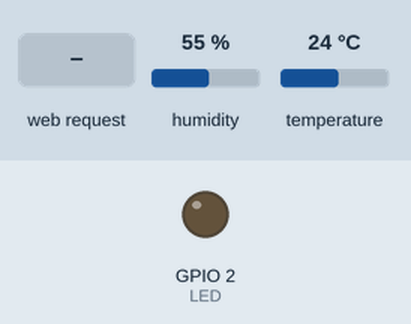
Recording of a sketch running on a simulated ESP8266 (NodeMCU). On the bench: output pins drawn as LEDs (lit = HIGH). The test bench sets the inputs (shaded band); at power-on: humidity 55 %, temperature 24 °C. WiFi joins after 1.5 s; servers stay silent unless stated; what the sketch prints to the serial monitor is not drawn.

Above: at 2.7 s.
2.8 s: HTTP request GET /readADC received
At 4.0 s:
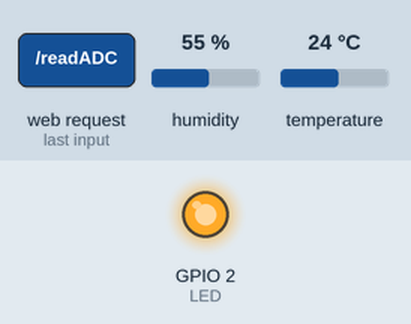
Timing chart, 0 to 5.8 s (numbered marks = the images above; inputs shaded):
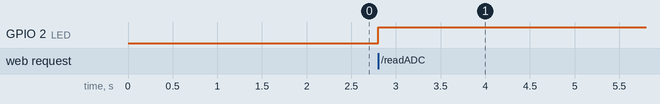

The sketch:

weather_2.ino
```cpp
#include <ESP8266WiFi.h>
#include <WiFiClient.h>
#include <ESP8266WebServer.h>
#include "C:\Users\YEhar\OneDrive\Documents\Arduino\weather_2\weather_2\index_1.h"
#include "C:\Users\YEhar\OneDrive\Documents\Arduino\weather_2\weather_2\DHT_sensor_library_for_ESPx-1.19.0\DHT_sensor_library_for_ESPx-1.19.0\DHTesp.h"
#define LED 2
#define DHTpin 14
DHTesp dht;
const char* ssid = "OnePlus Nord2 5G";
const char* password = "f6npqh9z";
ESP8266WebServer server(80);
void handleRoot()
{
 String s = MAIN_page;
 server.send(200, "text/html", s);
}
float humidity, temperature;
void handleADC()
{
  int rain = analogRead(A0);
  //Create JSON data
  String data = "{\"Rain\":\""+String(rain)+"\", \"Temperature\":\""+ String(temperature) +"\", \"Humidity\":\""+ String(humidity) +"\"}";
  digitalWrite(LED,!digitalRead(LED));
  server.send(200, "text/plane", data);
  delay(dht.getMinimumSamplingPeriod());
  humidity = dht.getHumidity();
  temperature = dht.getTemperature();
  Serial.print("H:");
  Serial.println(humidity);
  Serial.print("T:");
  Serial.println(temperature); //dht.toFahrenheit(temperature));
  Serial.print("R:");
  Serial.println(rain);
}
void setup()
{
  Serial.begin(115200);
  Serial.println();
  dht.setup(DHTpin, DHTesp::DHT11); //for DHT11 Connect DHT sensor to GPIO 17
  WiFi.begin(ssid, password);     //Connect to your WiFi router
  Serial.println("");
  pinMode(LED,OUTPUT);
  // Wait for connection
  while (WiFi.status() != WL_CONNECTED)
  {
    delay(500);
    Serial.print(".");
  }
  Serial.println("");
  Serial.print("Connected to ");
  Serial.println(ssid);
  Serial.print("IP address: ");
  Serial.println(WiFi.localIP());  //IP address assigned to your ESP
  server.on("/", handleRoot);      //Which routine to handle at root location. This is display page
  server.on("/readADC", handleADC); //This page is called by java Script AJAX
  server.begin();                  //Start server
  Serial.println("HTTP server started");
}
void loop()
{
  server.handleClient();          //Handle client requests
}
```

index_1.h
```cpp
const char MAIN_page[] PROGMEM = R"=====(
<!DOCTYPE html>
<html>
<head>
<title>Team Visionex</title>
</head>
<style>
@import url('https://fonts.googleapis.com/css2?family=Montserrat:wght@300&family=Roboto:wght@300&display=swap');
*{margin: 0;padding: 0;}
body{
  background:#00aaff;
  font-family:Montserrat,Arial,Roboto ;
}
h2{
  font-size:14px;
}
.widget{
  box-shadow:0 40px 10px 5px rgba(0,0,0,0.4);
  margin:100px auto;
  height: 330px;
  position: relative;
  width: 750px;
}
.upper{
  border-radius:5px 5px 0 0;
  background:#f5f5f5;
  height:200px;
  padding:20px;
}
.date{
  font-size:40px;
}
.year{
  font-size:30px;
  color:#000000;
}
.place{
  color:#222;
  font-size:40px;
}
.lower{
  background:#292826;
  border-radius:0 0 5px 5px;
  font-family:'Montserrat';
  font-weight:200;
  height:130px;
  width:100%;
}
.clock{
  background:#f7f9f9;
  border-radius:100%;
  box-shadow:0 0 0 15px #292826,0 10px 10px 5px rgba(0,0,0,0.3);
  height:150px;
  position:absolute;
  right:25px;
  top:-35px;
  width:150px;
}
.hour{
  background:#292826;
  height:50px;
  left:50%;
  position: absolute;
  top:25px;
  width:4px;
}
.min{
  background:#292826;
  height:65px;
  left:50%;
  position: absolute;
  top:10px;
  transform:rotate(100deg);
  width:4px;
}
.min,.hour{
  border-radius:5px;
  transform-origin:bottom center;
  transition:all .5s linear;
}
.infos{
  list-style:none;
}
.info{
  color:#fff;
  float:left;
  height:100%;
  padding-top:10px;
  text-align:center;
  width:33%;
}
.info span{
  display: inline-block;
  font-size:40px;
  margin-top:20px;
}
.weather p {
  font-size:20px;padding:10px 0;
}
.anim{animation:fade .8s linear;}
@keyframes fade{
  0%{opacity:0;}
  100%{opacity:1;}
}
a{
 text-align: center;
 text-decoration: none;
 color: white;
 font-size: 15px;
 font-weight: 500;
}
</style>
<body>
<div class="widget">
  <div class="clock">
    <div class="min" id="min"></div>
    <div class="hour" id="hour"></div>
  </div>
  <div class="upper">
    <div class="date" id="date">21 March</div>
    <div class="year">Temperature</div>
    <div class="place update" id="temperature">23 &deg;C</div>
  </div>
  <div class="lower">
    <ul class="infos">
      <li class="info temp">
        <h1 class="title">TEMPERATURE</h1>
        <span class='update' id="temp">21 &deg;C</span>
      </li>
      <li class="info humidity">
        <h1 class="title">HUMIDITY</h1>
        <span class='update' id="humidity">23%</span>
      </li>
      <li class="info wind">
        <h1 class="title">RAIN</h1>
        <span class='update' id="rain">0%</span>
      </li>
    </ul>
  </div>
</div>
<script>
setInterval(drawClock, 2000);
function drawClock(){
    var now = new Date();
    var hour = now.getHours();
    var minute = now.getMinutes();
    var second = now.getSeconds();
    //Date
    var options = {year: 'numeric', month: 'long', day: 'numeric' };
	var today  = new Date();
    document.getElementById("date").innerHTML = today.toLocaleDateString("en-US", options);
    //hour
    var hourAngle = (360*(hour/12))+((360/12)*(minute/60));
    var minAngle = 360*(minute/60);
    document.getElementById("hour").style.transform = "rotate("+(hourAngle)+"deg)";
    //minute
    document.getElementById("min").style.transform = "rotate("+(minAngle)+"deg)";
    //Get Humidity Temperature and Rain Data
    var xhttp = new XMLHttpRequest();
    xhttp.onreadystatechange = function() {
      if (this.readyState == 4 && this.status == 200) {
      var txt = this.responseText;
      var obj = JSON.parse(txt); //Ref: https://www.w3schools.com/js/js_json_parse.asp
        document.getElementById("rain").innerHTML = obj.Rain + "%";
        document.getElementById("temperature").innerHTML = Math.round(obj.Temperature) + "&deg;C";
        document.getElementById("temp").innerHTML = Math.round(obj.Temperature) + "&deg;C";
        document.getElementById("humidity").innerHTML = Math.round(obj.Humidity) + "%";
      }
    };
   xhttp.open("GET", "readADC", true); //Handle readADC server on ESP8266
   xhttp.send();
}
</script>
</body>
</html>
)=====";
```

Measured:
- after the input at 2.8 s, GPIO 2 (LED): LOW → HIGH at once
